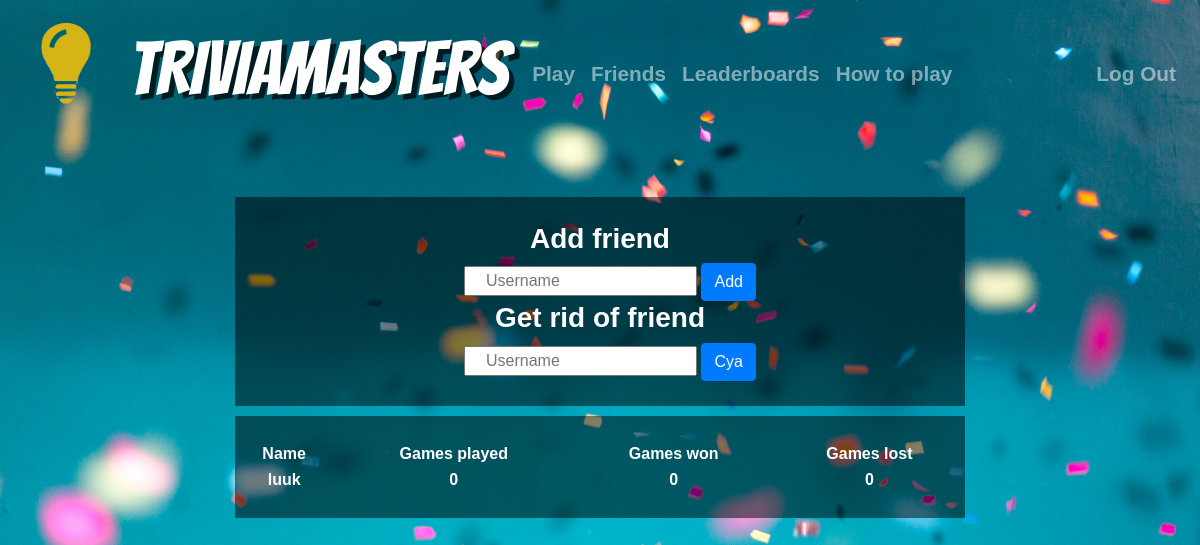
The app's page /friends (signed in), older data.
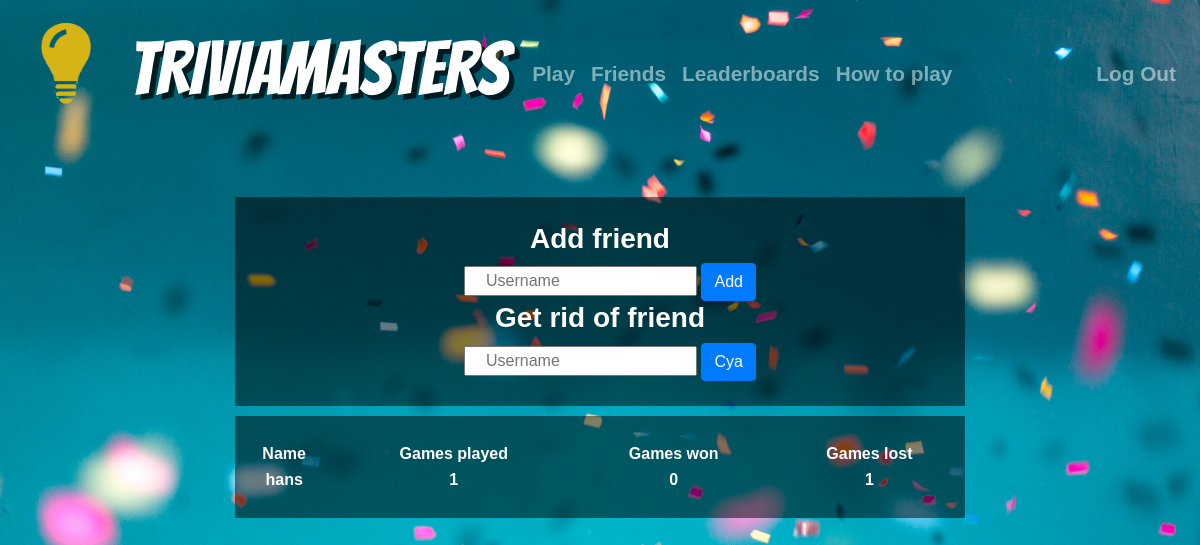
The same page, newer data.
### tables this page shows
CREATE TABLE 'friends' ('username' , 'friend' , 'games' , 'lose' , 'won' integer);

### application.py (the view)
@app.route("/friends", methods=["GET", "POST"])
@login_required
def findfriends():
    if request.method == "GET":
        username = user()
        ownfriends = db.execute("SELECT * FROM friends WHERE username = :username", username = username)
        reversefriends = db.execute("SELECT * FROM friends WHERE friend = :friend", friend = username)
        for i in reversefriends:
            dude = i["username"]
            i["username"] = i["friend"]
            i["friend"] = dude
            games_won = i["won"]
            i["won"] = i["lose"]
            i["lose"] = games_won
        portfolio_contents = ownfriends + reversefriends
        return render_template("friends.html", portfolio_contents = portfolio_contents)
    else:
        return render_template("friends.html")

### application.py (called while the page is built)
@app.after_request
def after_request(response):
    response.headers["Cache-Control"] = "no-cache, no-store, must-revalidate"
    response.headers["Expires"] = 0
    response.headers["Pragma"] = "no-cache"
    return response

### helpers.py (called while the page is built)
def login_required(f):
    @wraps(f)
    def decorated_function(*args, **kwargs):
        if session.get("user_id") is None:
            return redirect("/login")
        return f(*args, **kwargs)
    return decorated_function

def user():
    id = session["user_id"]
    username = db.execute("SELECT username FROM users WHERE id = :id", id=id)[0]["username"]
    return username

### templates/friends.html (shortened to what this page needs)
{% extends "layout.html" %}
{% block main %}
    <field>
        <h3>Add friend</h3>
        <form name="myFormaddfriend" onsubmit="return validateFormadd()" action="/addfriend" method="post">
            <div class="form-start">
                <input autocomplete="off" autofocus class="form-start" name="addusername" placeholder="Username" type="text">
            </div>
            <button class="btn btn-primary" class= "form-start" name="addfriend" type="submit">Add</button>
        </form>
        <h3>Get rid of friend</h3>
        <form name="myFormdelfriend" onsubmit="return validateFormdel()" action="/delfriend" method="post">
            <div class="form-start">
                <input autocomplete="off" autofocus class="form-start" name="delusername" placeholder="Username" type="text">
            </div>
            <button class="btn btn-primary" class= "form-start" name="delfriend" type="submit">Cya</button>
        </form>
    </field>
    <field>
        <table style="width:100%" action="/friends" method="get">
          <tr>
            <th>Name</th>
            <th>Games played</th>
            <th>Games won</th>
            <th>Games lost</th>
          </tr>
            {% for info in portfolio_contents %}
              <tr>
                <td>{{ info.friend }}</td>
                <td>{{ info.games }}</td>
                <td>{{ info.won }}</td>
                <td>{{ info.lose }}</td>
              </tr>
            {% endfor %}
        </table>
    </field>
{% endblock %}

Row changes from the older to the newer data that the page shows:
removed friends: friend "luuk", games "0", won "0", lose "0"
added friends: friend "hans", games "1", won "0", lose "1"
